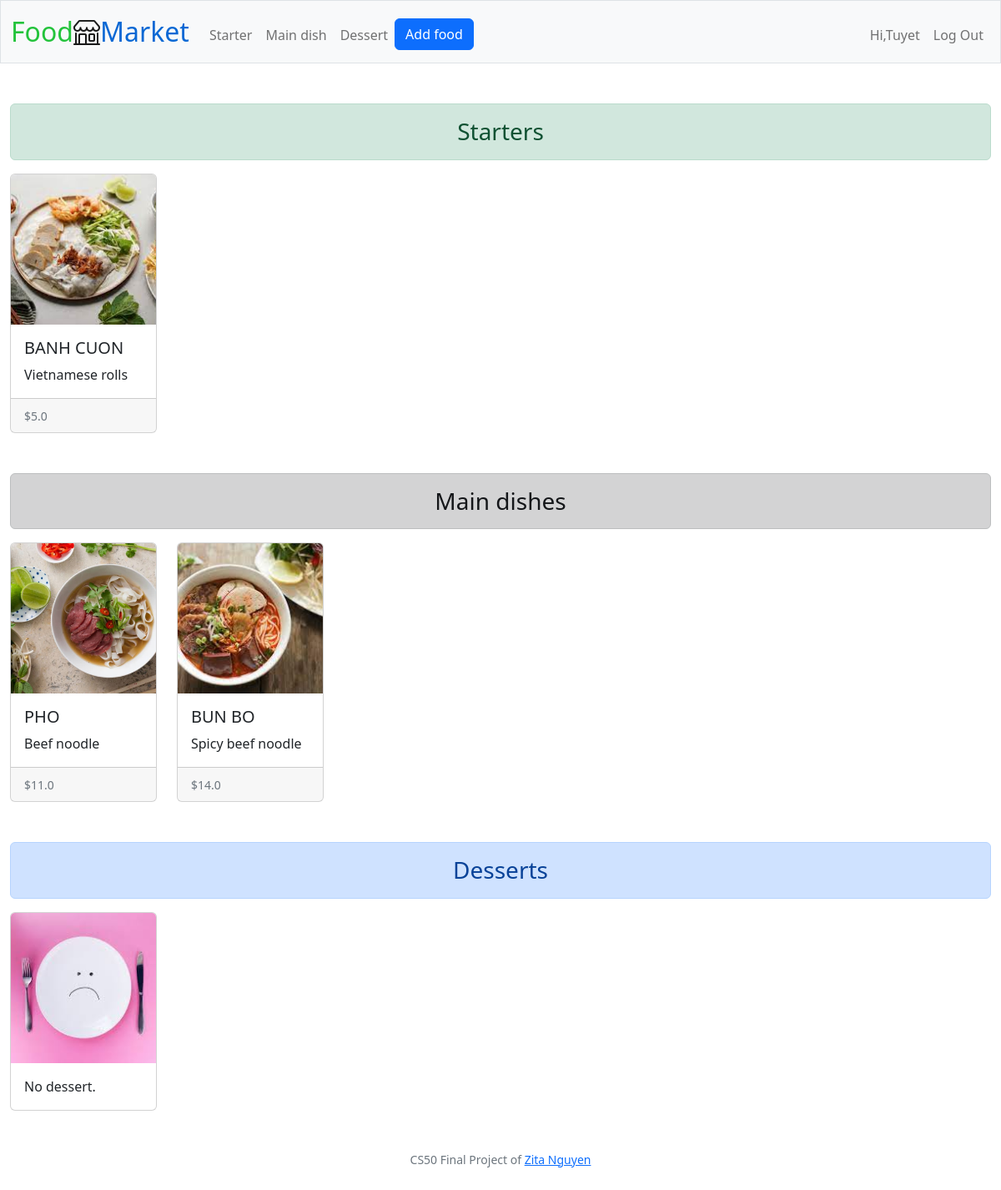
Page / (signed in) on the earlier database version.
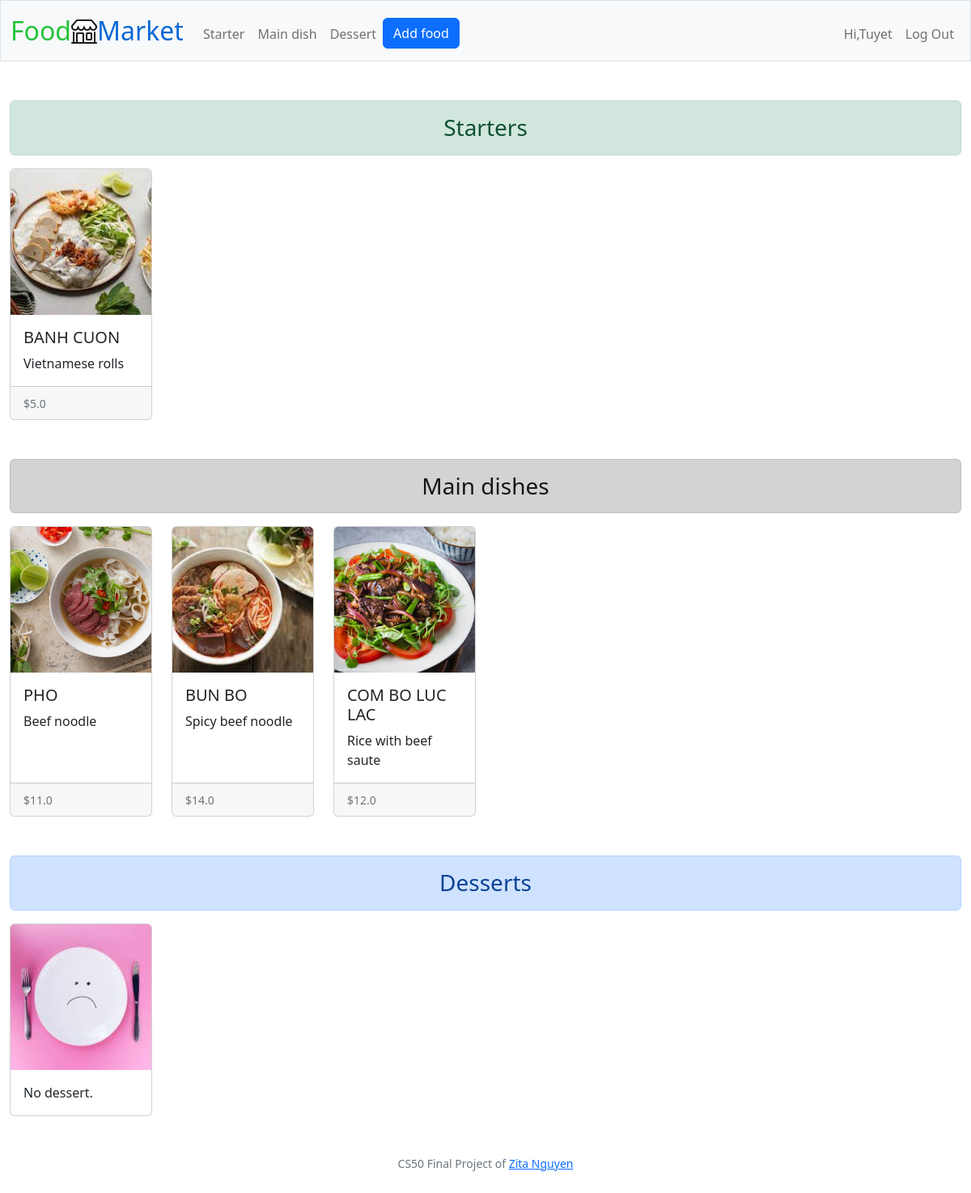
Same page on the later database version.
### tables this page shows
CREATE TABLE food (
id INTEGER PRIMARY KEY AUTOINCREMENT, 
category TEXT NOT NULL,
name TEXT NOT NULL,
photo BLOB NOT NULL,
description TEXT NOT NULL,
price REAL NOT NULL,
date DATETIME NOT NULL,
user_id INTEGER NOT NULL,
FOREIGN KEY (user_id) REFERENCES users (id)
);

### app.py (the view)
@app.route("/")
@login_required
def index():
    all_products = query_get_all_products()
    starters = list(filter(lambda product: product[1] == "Starter", all_products))
    main_dishes = list(filter(lambda product: product[1] == "Main dish", all_products))
    desserts = list(filter(lambda product: product[1] == "Dessert", all_products))
    return render_template("index.html", starters=starters, main_dishes=main_dishes, desserts=desserts)

### app.py (called while the page is built)
@app.after_request
def after_request(response):
    response.headers["Cache-Control"] = "no-cache, no-store, must-revalidate"
    response.headers["Expires"] = 0
    response.headers["Pragma"] = "no-cache"
    return response

### helpers.py (called while the page is built)
def login_required(f):
    @wraps(f)
    def decorated_function(*args, **kwargs):
        if session.get("user_id") is None:
            return redirect("/login")
        return f(*args, **kwargs)
    return decorated_function

### queries.py (called while the page is built)
def query_get_all_products():
    conn = sqlite3.connect("market.db")
    c = conn.cursor()
    c.execute ("SELECT * FROM food")
    all_products = c.fetchall()
    return all_products

### templates/index.html (shortened to what this page needs)
{% extends "layout.html" %}
{% block main %}
<div class="alert alert-success text-center h3" role="alert">
    Starters
</div>
<div class="row row-cols-1 row-cols-lg-6 row-cols-md-3 g-4">
  {% if not starters %}
    <div class="col">
      <div class="card h-100">
        <img class="card-img-top" src="{{url_for('static', filename='photos/no_food.jpeg')}}" alt="No product">
        <div class="card-body">
          <p class="card-text">No starter.</p>
        </div>
      </div>
    </div>
  {% else %}
    {% for starter in starters %}
      <div class="col">
        <div class="card h-100">
          <a href="/seller/{{ starter[7] }}">
            <img src="{{url_for('static', filename='photos/' + starter[3])}}" class="card-img-top" alt="{{ starter[2] }}">
          </a>
          <div class="card-body">
            <h5 class="card-title">{{ starter[2] }}</h5>
            <p class="card-text">{{ starter[4] }}</p>
          </div>
          <div class="card-footer">
            <small class="text-muted">${{ starter[5] }}</small>
          </div>
        </div>
      </div>
    {% endfor %}
  {% endif %}
</div>
<div class="alert alert-dark text-center h3 mt-5" role="alert">
    Main dishes
</div>
<div class="row row-cols-1 row-cols-lg-6 row-cols-md-3 g-4">
  {% if not main_dishes %}
    <div class="col">
      <div class="card h-100">
        <img class="card-img-top" src="{{url_for('static', filename='photos/no_food.jpeg')}}" alt="No product">
        <div class="card-body">
          <p class="card-text">No main dish.</p>
        </div>
      </div>
    </div>
  {% else %}
    {% for main_dish in main_dishes %}
      <div class="col">
        <div class="card h-100">
          <a href="/seller/{{ main_dish[7] }}">
            <img src="{{url_for('static', filename='photos/' + main_dish[3])}}" class="card-img-top" alt="{{ main_dish[2] }}">
          </a>
          <div class="card-body">
            <h5 class="card-title">{{ main_dish[2] }}</h5>
            <p class="card-text">{{ main_dish[4] }}</p>
          </div>
          <div class="card-footer">
            <small class="text-muted">${{ main_dish[5] }}</small>
          </div>
        </div>
      </div>
    {% endfor %}
  {% endif %}
</div>
<div class="alert alert-primary text-center h3 mt-5" role="alert">
    Desserts
</div>
<div class="row row-cols-1 row-cols-lg-6 row-cols-md-3 g-4">
  {% if not desserts %}
    <div class="col">
      <div class="card h-100">
        <img class="card-img-top" src="{{url_for('static', filename='photos/no_food.jpeg')}}" alt="No product">
        <div class="card-body">
          <p class="card-text">No dessert.</p>
        </div>
      </div>
    </div>
  {% endif %}
</div>
{% endblock %}

### templates/layout.html (shortened to what this page needs)
<!DOCTYPE html>
<html lang="en">
    <head>
        <link href="https://cdn.jsdelivr.net/npm/bootstrap@5.2.0-beta1/dist/css/bootstrap.min.css" rel="stylesheet">
        <link rel="stylesheet" href="https://cdn.jsdelivr.net/npm/bootstrap-icons@1.8.3/font/bootstrap-icons.css">
        <link href="/static/styles.css" rel="stylesheet">
    </head>
    <body>
        <nav class="bg-light border navbar navbar-expand-md navbar-light">
            <div class="container-fluid">
                <a class="navbar-brand" href="/"><span class="green">Food</span><i class="bi bi-shop"></i><span class="blue">Market</span></a>
                <div class="collapse navbar-collapse" id="navbar">
                    {% if session["user_id"] %}
                        <ul class="navbar-nav me-auto mt-2">
                            <li class="nav-item"><a class="nav-link" href="">Starter</a></li>
                            <li class="nav-item"><a class="nav-link" href="">Main dish</a></li>
                            <li class="nav-item"><a class="nav-link" href="">Dessert</a></li>
                            {% if session["user_role"] == "seller" %}
                            <li class="nav-item"><a class="btn btn-primary" role="button" href="/add">Add food</a></li>
                            {% endif %}
                        </ul>
                        <ul class="navbar-nav ms-auto mt-2">
                            <li class="nav-item"><a class="nav-link" href="/display">Hi,{{ session["user_name"].capitalize() }}</a></li>
                            <li class="nav-item"><a class="nav-link" href="/logout">Log Out</a></li>
                        </ul>
                    {% else %}
                        <ul class="navbar-nav ms-auto mt-2">
                            <li class="nav-item"><a class="nav-link" href="/register">Register</a></li>
                            <li class="nav-item"><a class="nav-link" href="/login">Log In</a></li>
                        </ul>
                    {% endif %}
                </div>
            </div>
        </nav>
        <main class="container-fluid py-5">
            {% block main %}{% endblock %}
        </main>
        <footer class="mb-5 small text-center text-muted">
            CS50 Final Project of <a href="https://github.com/ZitaNguyen">Zita Nguyen</a>
        </footer>
    </body>
</html>

### static/styles.css (style rules this page uses)
nav .navbar-brand { font-size: xx-large; }
nav .navbar-brand .green { color: #23c33b; }
nav .navbar-brand .blue { color: #0a68d4; }
.card-img-top { width: 100%; height: 15vw; object-fit: cover; }
.card-title { text-transform: uppercase; }

Differences in the rows shown:
added food: photo (picture), name "COM BO LUC LAC", description "Rice with beef saute", price "12.0"
